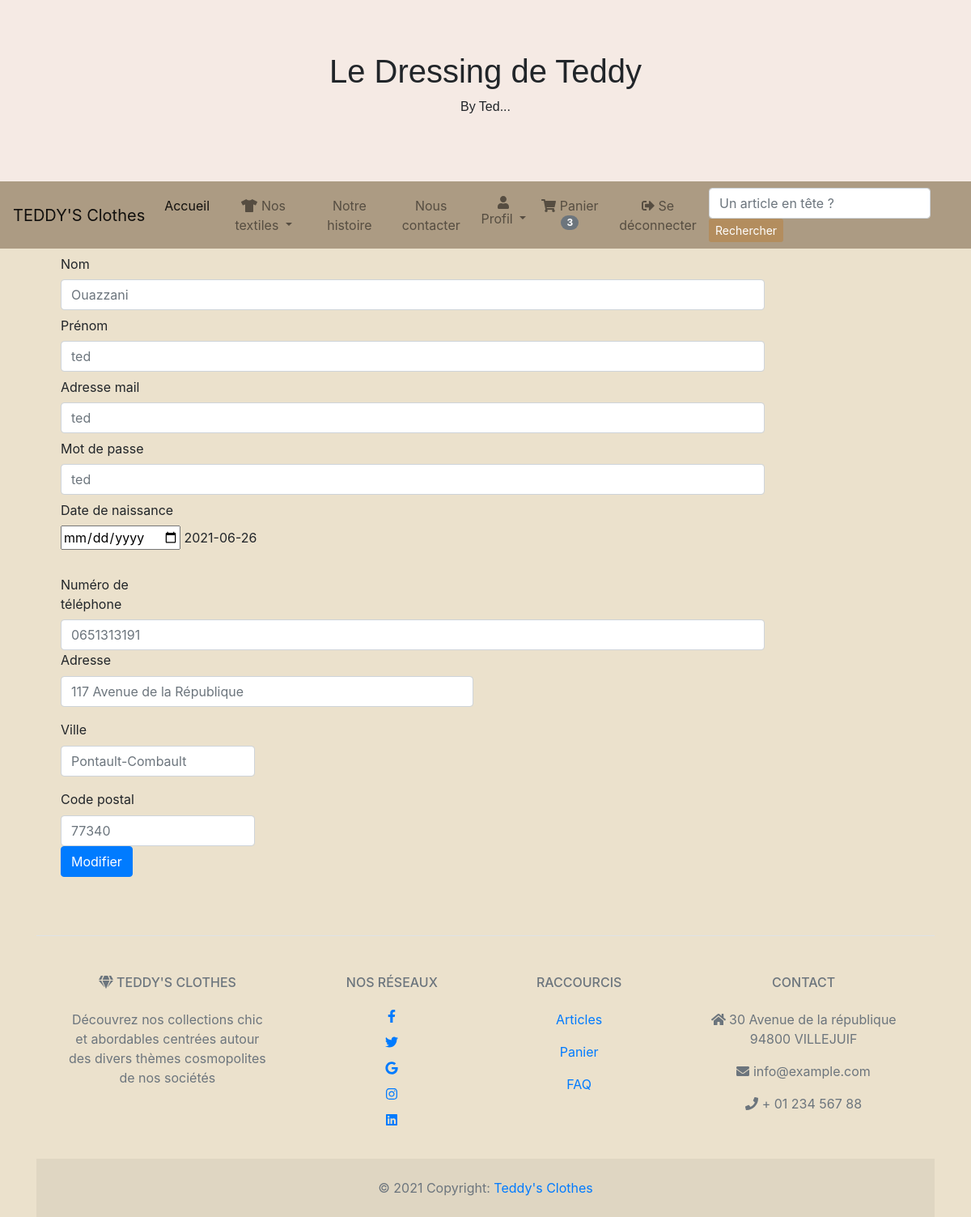
/profil (signed in), run on an earlier commit of the app's database.
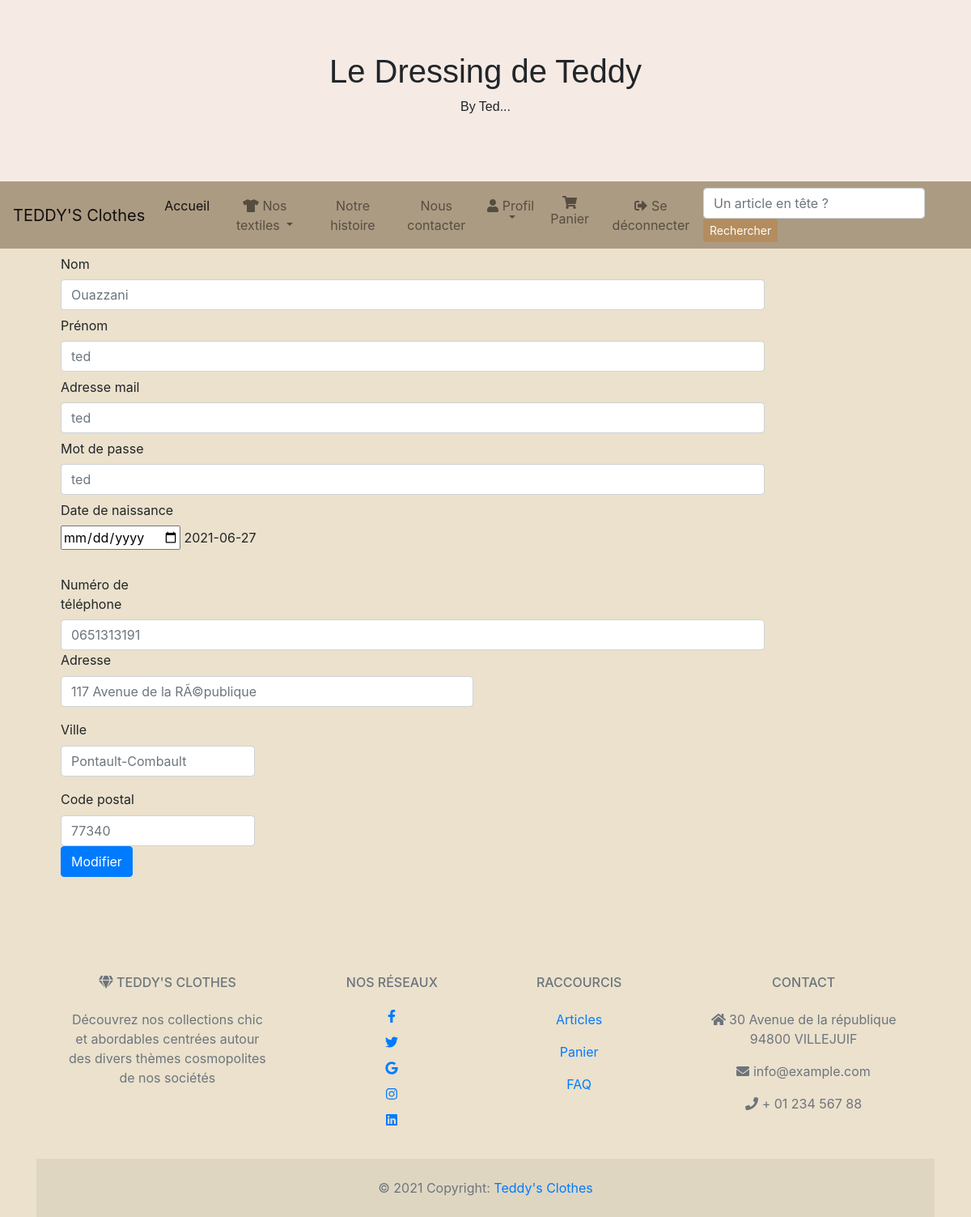
And on a later commit of the database.
### tables this page shows
CREATE TABLE IF NOT EXISTS `utilisateur` (
  `id` int(11) NOT NULL AUTO_INCREMENT,
  `nom` varchar(30) NOT NULL,
  `prenom` varchar(30) NOT NULL,
  `mail` varchar(50) NOT NULL,
  `mdp` varchar(50) NOT NULL,
  `date` date NOT NULL,
  `tel` varchar(10) NOT NULL,
  `idadresse` int(11) NOT NULL,
  PRIMARY KEY (`id`),
  KEY `idadresse` (`idadresse`)
);

CREATE TABLE IF NOT EXISTS `adresse` (
  `id` int(11) NOT NULL AUTO_INCREMENT,
  `rue` varchar(50) NOT NULL,
  `ville` varchar(50) NOT NULL,
  `cp` varchar(5) NOT NULL,
  PRIMARY KEY (`id`)
);

### profil.php (the view, shortened to what the changed rows need)
<html>
<head>
  <link rel="stylesheet" href="page_accueil.css">
 </head>
 <?php
  include 'config/connect.php';
  include("head.php");
  include('barre_menu.php');
  $idclient = $_SESSION['id'];
  ?>
<body>
        <div class="container">
           <?php
                $sql = "SELECT * FROM utilisateur, adresse WHERE utilisateur.id =".$idclient." and utilisateur.idadresse = adresse.id";
                if ($result = $conn->query($sql)){
                    while ($obj = $result->fetch_object()){
                        ?>
                       <div class='col-12'>
                        <form action='modificationProfil.php' method='post'>
                            <label for="inputNom" class="col-sm-2 col-form-label">Nom</label>
                        <div class="col-sm-10">
                            <input type="text" class="form-control" id="inputNom" placeholder=<?php echo $obj->nom ?> name="nom">
                        </div>
                        <label for="inputPrenom" class="col-sm-2 col-form-label">Prénom</label>
                    <div class="col-sm-10">
                        <input type="text" class="form-control" id="inputPrenom" placeholder=<?php echo $obj->prenom ?> name="prenom">
                    </div>
                    <label for="inputEmail" class="col-sm-2 col-form-label">Adresse mail</label>
                    <div class="col-sm-10">
                        <input type="text" class="form-control" id="inputEmail" placeholder=<?php echo $obj->mail ?> name="mail">
                    </div>
                    <label for="inputPassword" class="col-sm-2 col-form-label">Mot de passe</label>
                    <div class="col-sm-10">
                        <input type="password" class="form-control" id="inputPassword" placeholder=<?php echo $obj->mdp ?> name="mdp">
                    </div>
                    <label for="inputDate" class="col-sm-2 col-form-label">Date de naissance</label>
                    <div class="col-sm-10">
                        <input type="date" id="inputDate" name="date">
                        <?php echo $obj->date ?>
                    </div>
                    <br>
                    <label for="inputTel" class="col-sm-2 col-form-label">Numéro de téléphone</label>
                    <div class="col-sm-10">
                        <input type="text" class="form-control" id="inputEmail" placeholder=<?php echo $obj->tel ?> name="tel" onkeypress='return event.charCode >= 48 && event.charCode <= 57' maxlength="10" minlength="10">
                    </div>
                    <div class="col-md-6 mb-3">
                        <label for="inputAdresse">Adresse</label>
                        <input type="text" class="form-control " id="inputAdresse" name="adresse" placeholder="<?php echo $obj->rue ?>" >
                        </div>
                        <div class="col-md-3 mb-3">
                        <label for="inputVille">Ville</label>
                        <input type="text" class="form-control " id="inputVille" name="ville" placeholder="<?php echo $obj->ville ?>" >
                        </div>
                        <div class="col-md-3 mb-3">
                        <label for="inputCP">Code postal</label>
                        <input type="text" class="form-control " id="inputCP" name="cp" placeholder="<?php echo $obj->cp ?>"  onkeypress='return event.charCode >= 48 && event.charCode <= 57' maxlength="5" minlength="5">
                    <button type="submit" class="btn btn-primary mb-2">Modifier</button>
                         </form>
                        </div>
                        <?php
                    }
                }
           ?>
        </div>
    </body>
</html>

### barre_menu.php (shortened to what the changed rows need)
<head>
    <link rel="stylesheet" href="https://maxcdn.bootstrapcdn.com/bootstrap/4.0.0/css/bootstrap.min.css">
<link href="https://use.fontawesome.com/releases/v5.6.3/css/all.css" rel="stylesheet">
 <link rel="stylesheet" href="./css/barre_menu.css">
</head>
<div class="jumbotron jumbotron-fluid text-center" style="!important">
  <h1>Le Dressing de Teddy</h1>
</div>
<nav class="navbar navbar-expand-lg nav-fill w-100 navbar-light navbar-custom">
  <div class="collapse navbar-collapse" id="navbarNavDropdown">
    <ul class="navbar-nav">
        <li class="nav-item">
        <a class="nav-link" href="./panier.php"><i class="fas fa-shopping-cart"></i> Panier   <span class="badge badge-pill badge-secondary"><?php
        $sql = "SELECT SUM(quantite) AS count FROM panier WHERE idclient =".$_SESSION['id'];
        if ($result = $conn->query($sql)){
          while ($obj = $result->fetch_object()){
              echo $obj->count;
          }
      }
        ?></span></a>
      </li>
    </ul>
  </div>
</nav>

What changed in the data, as far as the page shows it:
changed utilisateur "Ouazzani": date "2021-06-26" → "2021-06-27"; adresse "117 Avenue de la République" → "117 Avenue de la RÃ©publique"
Also different on the page:
list line gone: "3"
